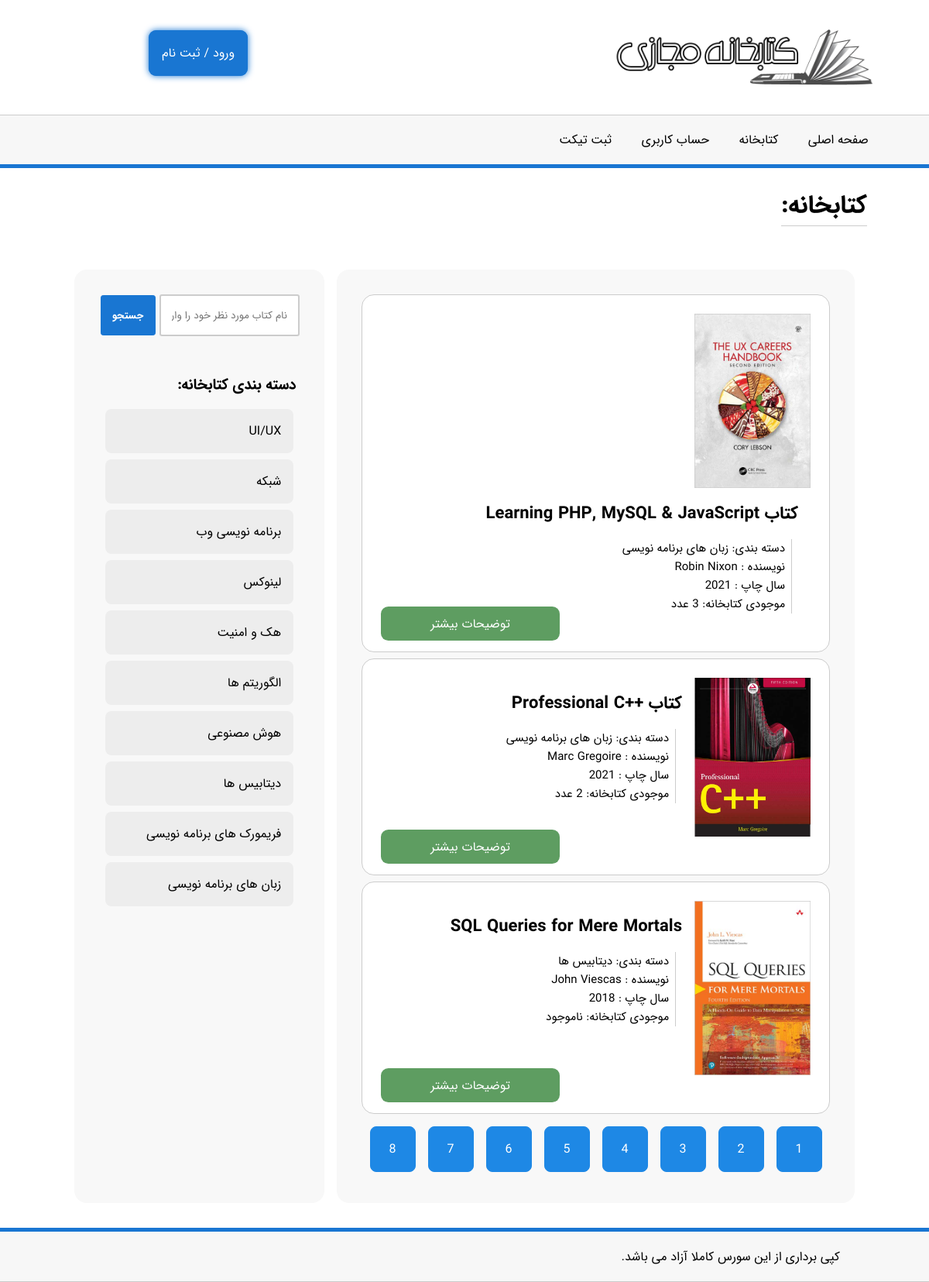
The page /library.php on the database its author committed.
### tables this page shows
CREATE TABLE IF NOT EXISTS `books` (
  `bid` bigint NOT NULL,
  `book_name` varchar(255) NOT NULL,
  `publish_year` int NOT NULL,
  `publisher` varchar(255) NOT NULL,
  `category_id` int NOT NULL,
  `author` varchar(255) NOT NULL,
  `description` longtext NOT NULL,
  `count` int NOT NULL,
  `image` varchar(255) NOT NULL,
  `date` datetime NOT NULL,
  PRIMARY KEY (`bid`)
);

CREATE TABLE IF NOT EXISTS `categories` (
  `cat_id` int NOT NULL,
  `cat_name` varchar(255) NOT NULL,
  `date` datetime NOT NULL,
  PRIMARY KEY (`cat_id`)
);

### library.php (called while the page is built, shortened)
<?php
include "inc/header.php" ?>
<?php include "inc/library.php" ?>
<?php include "inc/footer.php" ?>

### inc/functions.php (called while the page is built, shortened)
<?php
$host = 'localhost';
$user = 'root';
$pass = '';
$db = 'lib';
$conn = mysqli_connect($host, $user, $pass, $db);
function get_books_list($page)
{
    global $conn, $books, $books_per_page;
    $books_per_page = 3;
    $offset = ($page - 1) * $books_per_page;
    $query = "SELECT * FROM `books` ORDER BY date DESC LIMIT $books_per_page OFFSET $offset";
    $result = mysqli_query($conn, $query);
    $books = mysqli_fetch_all($result, MYSQLI_ASSOC);
    if ($books) {
        return $books;
    }
    return false;
}
function book_pages()
{
    global $conn, $books_per_page;
    $query = "SELECT * FROM `books`";
    $result = mysqli_query($conn, $query);
    $books = mysqli_num_rows($result);
    return ceil($books / $books_per_page);
}
function get_category_name($cat_id)
{
    global $conn;
    $query = "SELECT * FROM `categories` WHERE cat_id='$cat_id'";
    $result = mysqli_query($conn, $query);
    $category = mysqli_fetch_array($result, MYSQLI_ASSOC);
    if ($category) {
        return $category['cat_name'];
    }
    return false;
}
function get_categories()
{
    global $conn, $cats;
    $query = "SELECT * FROM `categories` ORDER BY date DESC";
    $result = mysqli_query($conn, $query);
    $cats = mysqli_fetch_all($result, MYSQLI_ASSOC);
}

### inc/library.php (the view)
<h1 class="library-title">کتابخانه:</h1>
<div class="library-container">
    <div class="main-content">
        <?php
        get_categories();
        if (isset($_GET['page'])) {
            $page = $_GET['page'];
            get_books_list($page);
        } else {
            get_books_list(1);
        }
        foreach ($books as $book) { ?>
            <div class="book-box">
                <div class="book-box-info">
                    <img alt="" src="assets/img/books/<?= $book['image'] ?>">
                    <div class="infos">
                        <h1><?= $book['book_name'] ?></h1>
                        <h5>دسته بندی: <a style="text-decoration: none;color: #000"
                                          href="category.php?cat_id=<?= $book['category_id'] ?>">
                                <?= get_category_name($book['category_id']) ?>
                            </a></h5>
                        <h5>نویسنده : <?= $book['author'] ?></h5>
                        <h5>سال چاپ : <?= $book['publish_year'] ?></h5>
                        <h5>موجودی کتابخانه: <?php if ($book['count'] > 0) {
                                echo $book['count'] . ' عدد ';
                            } else {
                                echo 'ناموجود';
                            } ?></h5>
                    </div>
                    <div class="more-info-button">
                        <a style="padding: 0.6rem 4rem;" class="more-btn" href="book.php?bid=<?= $book['bid'] ?>">توضیحات
                            بیشتر</a>
                    </div>
                </div>
            </div>
        <?php } ?>
        <div class="pagination">
            <?php
            $i = 1;
            while ($i <= book_pages()) { ?>
                <a href="?page=<?= $i ?>">
                    <div class="page-number <?php if (isset($_GET['page']) && $_GET['page'] == $i) {
                        echo "selected";
                    } ?>"><?= $i ?></div>
                </a>
                <?php $i++;
            } ?>
        </div>
    </div>
    <div class="sidebar">
        <div class="sidebar-search-box">
            <form action="search.php" method="GET">
                <input id="search" name="search" placeholder="نام کتاب مورد نظر خود را وارد کنید ..."
                       type="text">
                <button type="submit"> جستجو</button>
            </form>
        </div>
        <h1>دسته بندی کتابخانه:</h1>
        <div class="sidebar-categories-container">
            <?php foreach ($cats as $cat) { ?>
                <a href="category.php?cat_id=<?= $cat['cat_id'] ?>"
                   class="sidebar-category-box"><?= $cat['cat_name'] ?></a>
            <?php } ?>
        </div>
    </div>
</div>

### assets/css/style.css (style rules this page uses)
:root { --main-blue: #1976D2; }
* { font-family: IRANSans, sans-serif; direction: rtl; margin: 0; }
.library-container { display: flex; flex-wrap: nowrap; margin: 2rem 6rem; }
.main-content { padding: 2rem; width: 70%; background-color: #f8f8f8; border-radius: 1rem; margin-left: 0.5rem; }
.sidebar { width: 30%; background-color: #f8f8f8; border-radius: 1rem; padding: 2rem; margin-right: 0.5rem; position: sticky; top: 0; }
.library-title { margin: 1.5rem 5rem; border-bottom: 1px solid #ccc; display: inline-block; }
.book-box { display: block; border: 1px solid #ccc; background-color: #fff; border-radius: 1rem; margin-bottom: 0.5rem; }
.book-box img { width: 150px; }
.book-box h1 { margin: 1rem; font-size: 22px; }
.book-box-info { display: flex; flex-wrap: wrap; padding: 1.5rem; }
.book-box-info .infos h5 { font-size: 15px; font-weight: 400; margin-right: 1.5rem; border-right: 1px solid #ccc; padding-right: 8px; }
.more-info-button { margin-top: auto; margin-right: auto; }
.more-info-button .more-btn { background-color: #5e9d61; color: #fff; text-decoration: none; padding: 0.6rem; border-radius: 0.6rem; transition: 0.3s; }
.sidebar-search-box input { padding: 0.9rem; border-radius: 0.2rem; border: 2px solid #ccc; transition: 1s; width: 70%; }
.sidebar-search-box button { cursor: pointer; padding: 0.9rem; background-color: var(--main-blue); color: #fff; border: 1px solid var(--main-blue); transition: 0.4s; border-radius: 0.2rem; font-weight: 700; }
.sidebar h1 { margin: 3rem 0.3rem 1rem 0.3rem; font-size: 19px; }
.sidebar-category-box { background-color: #ededed; padding: 1rem; margin: 0.5rem; border-radius: 0.5rem; transition: 0.3s; cursor: pointer; text-decoration: none; color: #000; display: block; }
.pagination { display: flex; flex-direction: row; justify-content: center; }
.pagination a { text-decoration: none; }
.page-number { padding: 1rem 1.5rem; background-color: #1E88E5; margin: 0.5rem; border: 1px solid #1E88E5; color: #fff; border-radius: 0.5rem; cursor: pointer; transition: 0.5s; }

### rows shown on the page
books: image (picture), book_name "کتاب Learning PHP, MySQL & JavaScript", category.cat_name "زبان های برنامه نویسی", author "Robin Nixon", publish_year "2021"
books: image (picture), book_name "کتاب ++Professional C", category.cat_name "زبان های برنامه نویسی", author "Marc Gregoire", publish_year "2021"
books: image (picture), book_name "SQL Queries for Mere Mortals", category.cat_name "دیتابیس ها", author "John Viescas", publish_year "2018", count "ناموجود"
categories: cat_name "UI/UX"
categories: cat_name "شبکه"
categories: cat_name "برنامه نویسی وب"
categories: cat_name "لینوکس"
categories: cat_name "هک و امنیت"
categories: cat_name "الگوریتم ها"
categories: cat_name "هوش مصنوعی"
categories: cat_name "دیتابیس ها"
categories: cat_name "فریمورک های برنامه نویسی"
categories: cat_name "زبان های برنامه نویسی"
